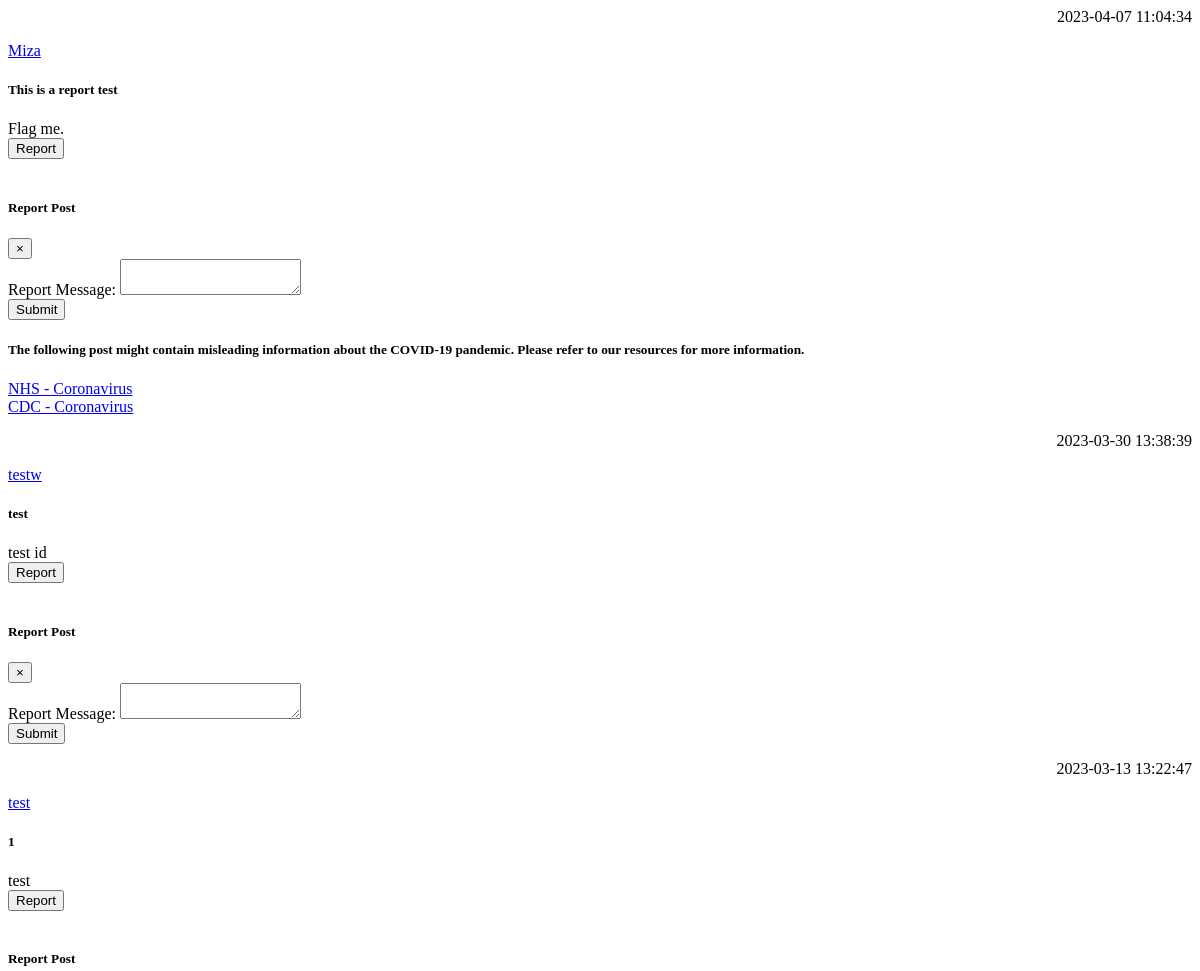
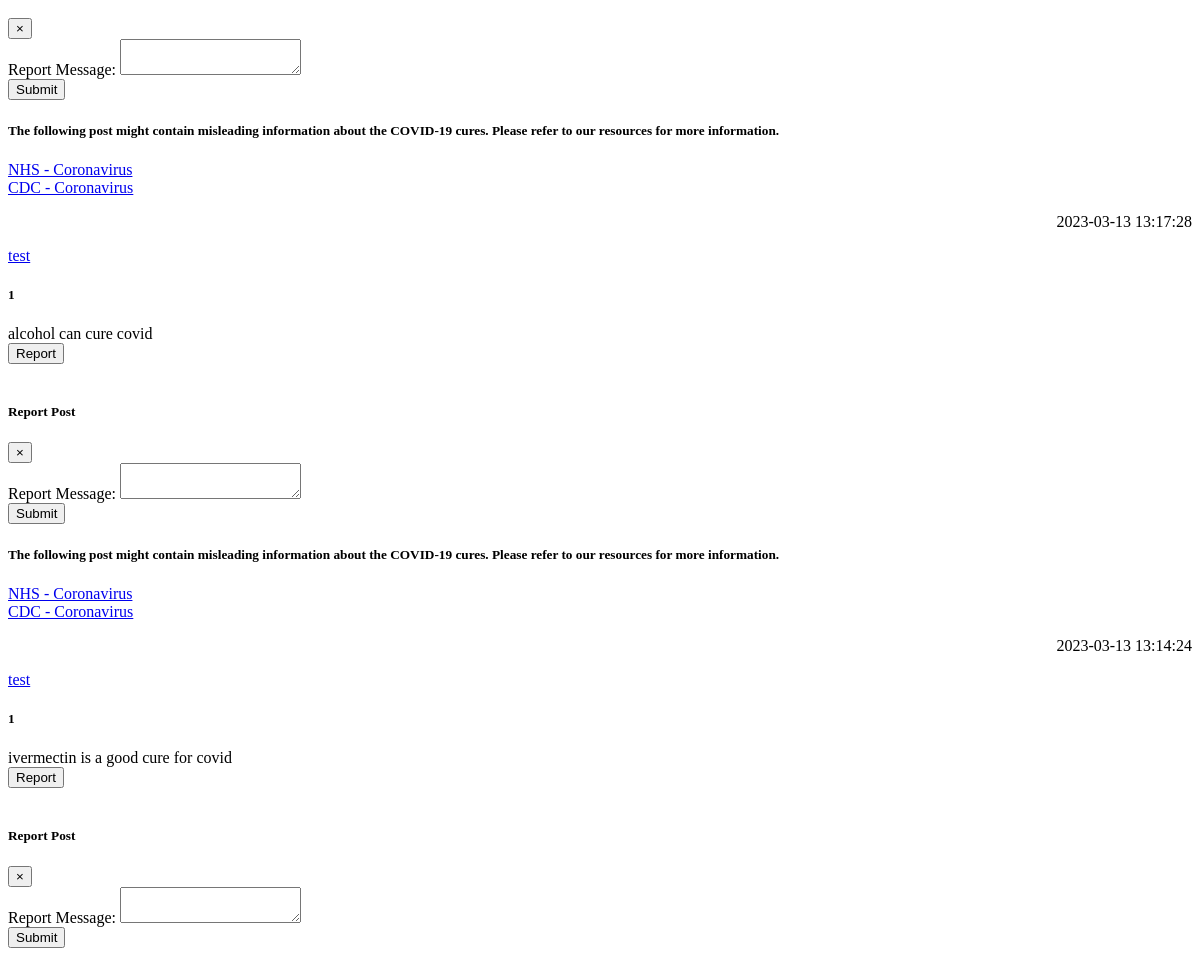
Before: /load_posts with the older database file (2 pictures, top to bottom).
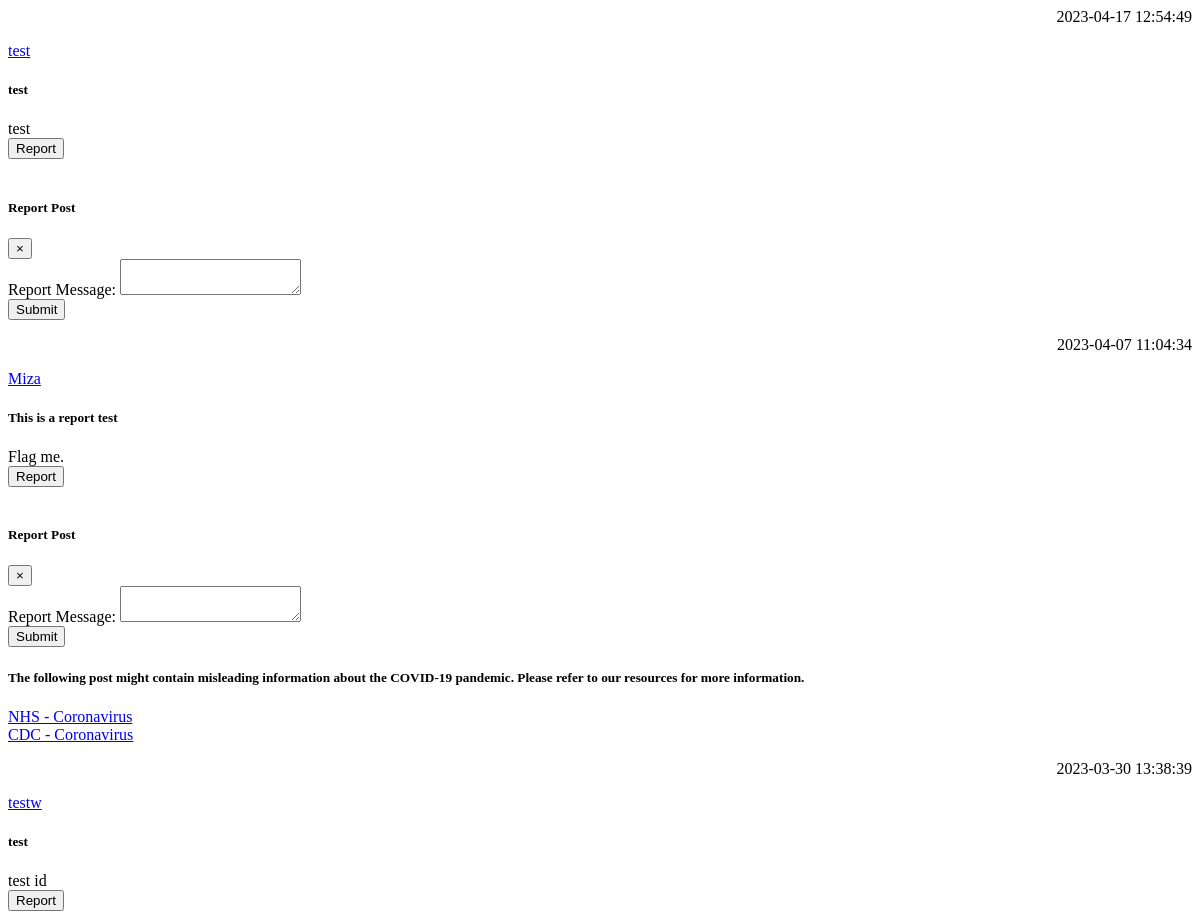
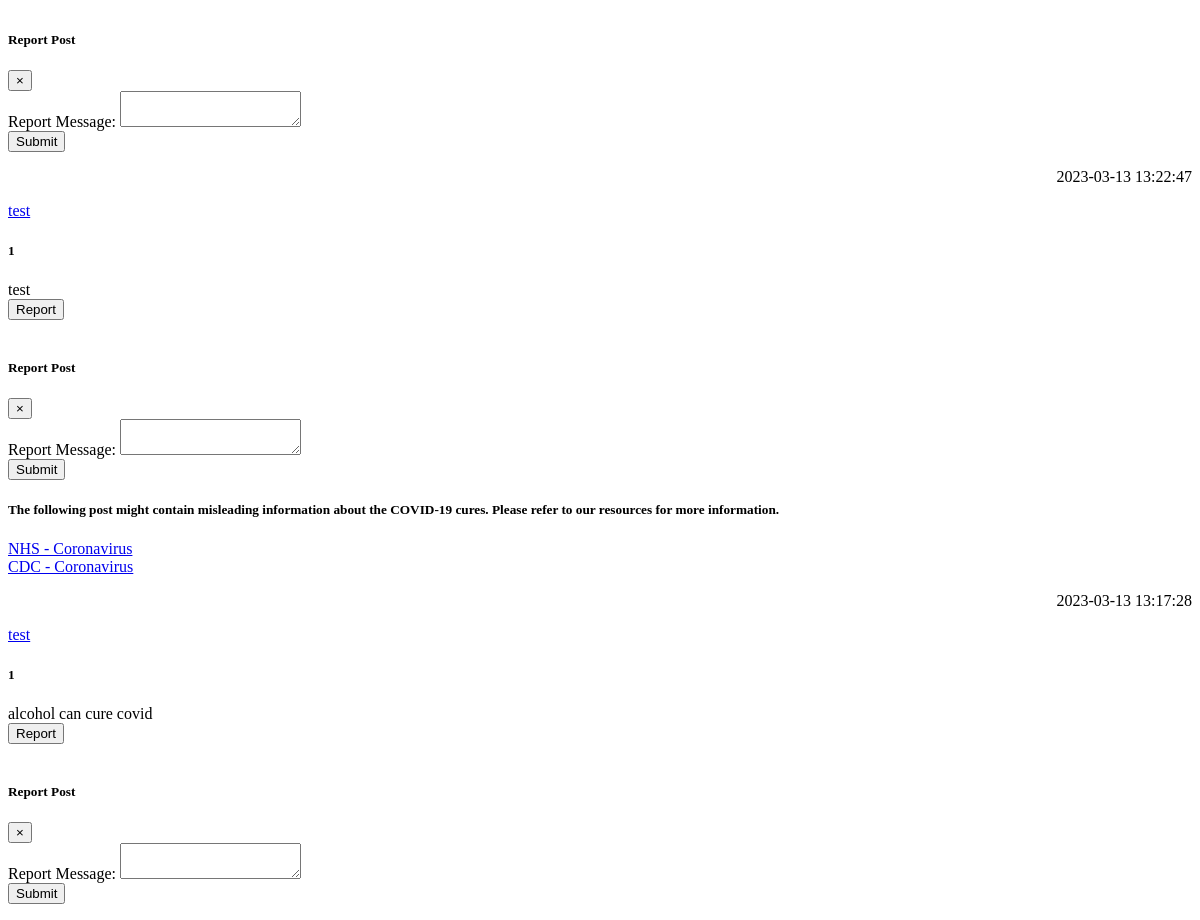
After: the same page with the newer database file (2 pictures, top to bottom).
### tables this page shows
CREATE TABLE posts (
    ID INTEGER PRIMARY KEY AUTOINCREMENT,
    title TEXT NOT NULL,
    content TEXT NOT NULL,
    by_user TEXT NOT NULL,
    created_at timestamp default current_timestamp
, userID integer, flag_covid text, blacklisted text, flag_vaccine text, flag_tests text, flag_cures text, reported int, report_message text);

### app.py (the view)
@app.route("/load_posts")
def load_posts():
   page = request.args.get('page', 0, int)
   if page == 0:
        offset = 0
   else:
        offset = 5 * page
   posts=query_db('SELECT * FROM posts ORDER BY created_at DESC LIMIT 5 OFFSET ?', [offset])
   html = render_template('posts.html', posts = posts)
   return html

### app.py (called while the page is built)
def query_db(query, args=(), one=False):
    con = g._database = sqlite3.connect(DATABASE)
    con.row_factory = sqlite3.Row
    cur = con.execute(query, args)
    rv = cur.fetchall()
    cur.close()
    return (rv[0] if rv else None) if one else rv

### templates/posts.html (shortened to what this page needs)
{% for post in posts %}
<div class="shadow mx-auto posts p-3 mb-5 rounded">
{% if post.flag_covid == "yes" %}
<div class="flagged_post">
  <h5>The following post might contain misleading information about the COVID-19 pandemic. Please refer to our resources for more information.</h5>
  <a href="https://www.nhs.uk/conditions/coronavirus-covid-19/">NHS - Coronavirus </a><br>
  <a href="https://www.cdc.gov/coronavirus/2019-ncov/index.html">CDC - Coronavirus</a>
</div>
{% endif %}
{% if post.flag_cures == "yes" %}
<div class="flagged_post">
  <h5>The following post might contain misleading information about the COVID-19 cures. Please refer to our resources for more information.</h5>
  <a href="https://www.nhs.uk/conditions/coronavirus-covid-19/">NHS - Coronavirus </a><br>
  <a href="https://www.cdc.gov/coronavirus/2019-ncov/index.html">CDC - Coronavirus</a>
</div>
{% endif %}
<p align="right">{{  post.created_at  }}</p>
<a class="post_username" href="{{ url_for('user_profile', username=post.by_user) }}">
  {{ post.by_user }}
</a>
<h5>{{ post.title }}</h5>
{{ post.content }}<br/>
<button type="button" class="report_button" data-toggle="modal" data-target="#reportModal{{ post.ID }}">Report</button>
</div>
<div class="modal fade" id="reportModal{{ post.ID }}" tabindex="-1" role="dialog" aria-labelledby="reportModalLabel{{ post.ID }}">
  <div class="modal-dialog" role="document">
    <div class="modal-content">
      <div class="modal-header">
        <h5 class="modal-title" id="reportModalLabel{{ post.ID }}">Report Post</h5>
        <button class="close" data-dismiss="modal" aria-label="Close">
          <span aria-hidden="true">&times;</span>
        </button>
      </div>
      <div class="modal-body">
        <form method="post" action="{{ url_for('post_report', post_ID=post.ID) }}">
          <div class="form-group">
            <label for="report_message">Report Message:</label>
            <textarea class="form-control" id="report_message" name="report_message"></textarea>
          </div>
          <button type="submit" class="btn btn-primary">Submit</button>
        </form>
      </div>
    </div>
  </div>
</div>
{% endfor %}

Changed rows visible on the page:
no longer on this page (row unchanged): posts: flag_cures "NHS - Coronavirus", created_at "2023-03-13 13:14:24", by_user "test", title "1", content "ivermectin is a good cure for covid"
added posts: created_at "2023-04-17 12:54:49", by_user "test", title "test", content "test"
